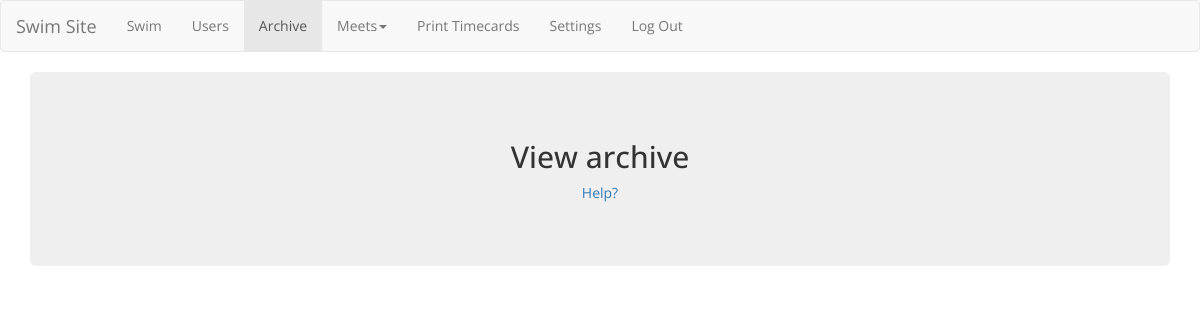
The app's page /view_archive.php (signed in), older data.
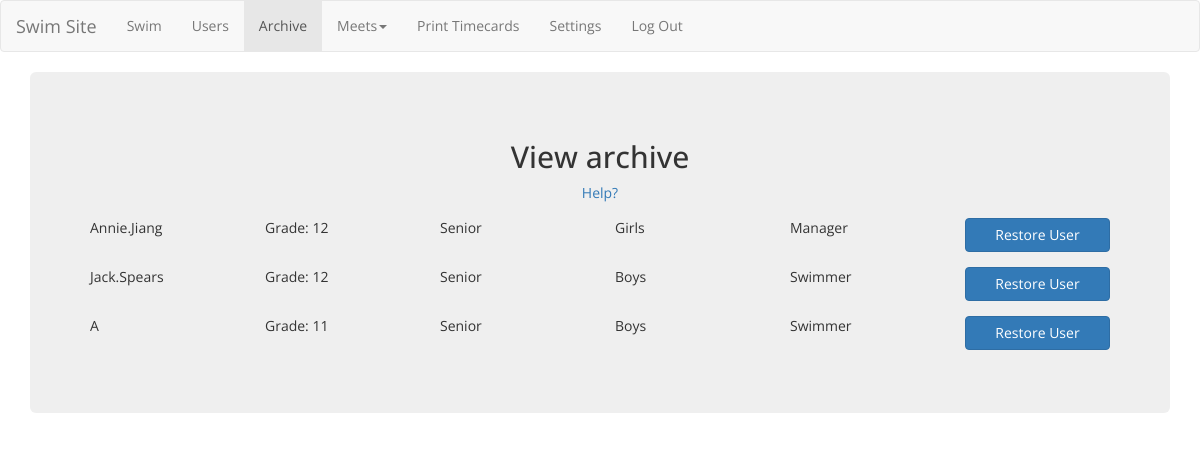
The same page, newer data.
### tables this page shows
CREATE TABLE `users` (
  `id` int(20) NOT NULL AUTO_INCREMENT,
  `name` varchar(60) NOT NULL,
  `division` int(5) NOT NULL COMMENT '0=open 1=junior 2=senior',
  `competes_with` int(5) NOT NULL COMMENT '0=girls 1=boys',
  `rank` int(5) NOT NULL COMMENT '0=swimmer 1=captain 2=manager 3=admin 4=superadmin?',
  `password` varchar(300) NOT NULL,
  `grade` int(5) NOT NULL DEFAULT '-1' COMMENT '9, 10, 11, 12, 13 or -1',
  `deleted` int(2) NOT NULL DEFAULT '0' COMMENT '0 = not deleted, 1 = deleted',
  `email` varchar(75) NOT NULL,
  `setup` int(2) NOT NULL DEFAULT '0' COMMENT '0=Never logged in, 1=logged in before',
  PRIMARY KEY (`id`)
);

### includes/functions.php (called while the page is built, shortened)
<?php
function division($grade){
	switch($grade){
		case 11:
		case 12:
		case 13:
			return 2;
	}
}
function division_name($division){
	switch($division){
		case 2:
			return "Senior";
	}
}
function rank($rank){
	switch($rank){
		case 0:
			return "Swimmer";
		case 2:
			return "Manager";
	}
}
function competes_with($competes_with){
	switch($competes_with){
		case 0:
			return "Girls";
		case 1:
			return "Boys";
	}
}
?>

### includes/archive_widget.php (the view, shortened to what this page needs)
<?php
require_once(dirname(__FILE__).'/functions.php');
require_once(dirname(__FILE__).'/db_connect.php');
$stmt = $mysqli->prepare("SELECT id, name, grade, rank, competes_with FROM users WHERE deleted=1");
$stmt->execute();
$stmt->bind_result($id, $name, $grade, $rank, $competes_with);
while($stmt->fetch()){
	ob_start(); ?>
	<div class='row'>
		<div class="col-lg-12 col-md-12 col-sm-12 col-xs-12">
			<form method="post" onsubmit="restore_user(this); return false;">
				<div class="row">
					<div class="col-lg-2 col-md-2 col-sm-12 col-xs-12">
						<?php echo "<span data-toggle='tooltip' title='Name' class='control-label'>$name</span>";?>
					</div>
					<div class="col-lg-2 col-md-2 col-sm-12 col-xs-12">
						<span class="control-label">Grade:</span>
						<?php echo "<span class='control-label'>$grade</span>";?>
					</div>
					<div class="col-lg-2 col-md-2 col-sm-12 col-xs-12">
						<?php echo "<span data-toggle='tooltip' title='Division' class='control-label'>".division_name(division($grade))."</span>";?>
					</div>
					<div class="col-lg-2 col-md-2 col-sm-12 col-xs-12">
						<?php echo "<span data-toggle='tooltip' title='Competes With' class='control-label'>".competes_with($competes_with)."</span>";?>
					</div>
					<div class="col-lg-2 col-md-2 col-sm-12 col-xs-12 bottom3">
						<?php echo "<span data-toggle='tooltip' title='Rank' class='control-label'>".rank($rank)."</span>";?>
					</div>
					<div class="col-lg-2 col-md-2 col-sm-12 col-xs-12">
					<?php
						if($_SESSION['rank'] >= 2){
							echo '<button class="btn btn-primary" style="width:100%">Restore User</button>';
						}
					?>
					</div>
				</div>
			</form>
		</div>
	</div>
<?php
}
?>

Row changes from the older to the newer data that the page shows:
added users: name "Annie.Jiang", grade "12", grade "Senior", competes_with "Girls", rank "Manager"
added users: name "Jack.Spears", grade "12", grade "Senior", competes_with "Boys", rank "Swimmer"
added users: name "A", grade "11", grade "Senior", competes_with "Boys", rank "Swimmer"
Text that changed along with them:
text now shown: "Grade: Grade: Grade: Restore User Restore User Restore User"
